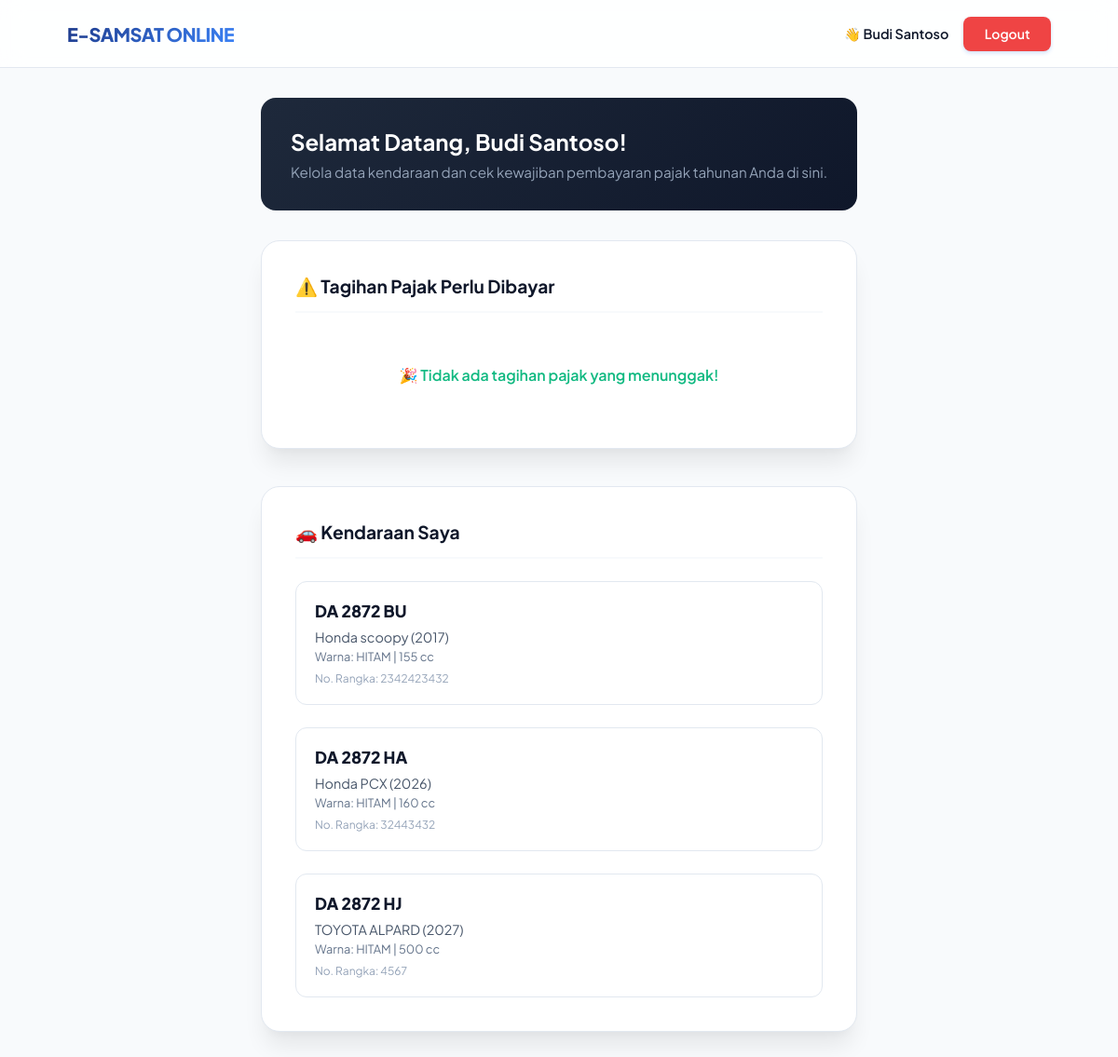
The page /user/dashboard.php (signed in) on the database its author committed.
### tables this page shows
CREATE TABLE `kendaraan` (
  `id_kendaraan` int(11) NOT NULL,
  `id_user` int(11) NOT NULL,
  `no_plat` varchar(12) NOT NULL,
  `no_rangka` varchar(50) NOT NULL,
  `no_mesin` varchar(50) NOT NULL,
  `merk` varchar(50) NOT NULL,
  `tipe` varchar(50) NOT NULL,
  `jenis_kendaraan` enum('motor','mobil','truk','bus') NOT NULL,
  `tahun_pembuatan` year(4) NOT NULL,
  `cc_kendaraan` int(5) NOT NULL,
  `warna` varchar(30) NOT NULL,
  `created_at` timestamp NOT NULL DEFAULT current_timestamp()
);

### user/dashboard.php (the view, shortened to what this page needs)
<?php
include '../config/koneksi.php';
$id_user   = $_SESSION['user_id'];
$nama_user = $_SESSION['user_nama'];
$query_kendaraan = "SELECT * FROM kendaraan WHERE id_user = '$id_user'";
$res_kendaraan   = mysqli_query($koneksi, $query_kendaraan);
$query_tagihan = "SELECT pt.*, k.no_plat, k.merk, k.tipe
                 FROM pajak_tagihan pt
                 JOIN kendaraan k ON pt.id_kendaraan = k.id_kendaraan
                 WHERE k.id_user = '$id_user' AND pt.status_tagihan = 'unpaid'
                 ORDER BY pt.tgl_jatuh_tempo ASC";
$res_tagihan = mysqli_query($koneksi, $query_tagihan);
?>
<!DOCTYPE html>
<html lang="id">
<head>
    <link rel="stylesheet" href="/PAJAK_KENDARAAN/assets/css/style.css">
</head>
<body>
    <nav class="navbar">
        <div class="logo">E-SAMSAT ONLINE</div>
        <div style="display: flex; align-items: center; gap: 1rem;">
            <span style="font-size: 0.9rem; font-weight: 600;">👋 <?= htmlspecialchars($nama_user) ?></span>
            <a href="logout.php" class="btn-login" style="background-color: #ef4444;">Logout</a>
        </div>
    </nav>
    <div style="max-width: 1100px; margin: 2rem auto; padding: 0 1.5rem;">
        <div style="background: linear-gradient(135deg, #1e293b 0%, #0f172a 100%); color: white; padding: 2rem; border-radius: 16px; margin-bottom: 2rem;">
            <h2 style="margin-bottom: 0.5rem;">Selamat Datang, <?= htmlspecialchars($nama_user) ?>!</h2>
            <p style="color: #94a3b8; font-size: 0.95rem;">Kelola data kendaraan dan cek kewajiban pembayaran pajak tahunan Anda di sini.</p>
        </div>
        <div class="card-detail" style="margin-bottom: 2.5rem;">
            <h3>⚠️ Tagihan Pajak Perlu Dibayar</h3>
            <?php if ($res_tagihan && mysqli_num_rows($res_tagihan) > 0): ?>
                <div style="overflow-x: auto; margin-top: 1rem;">
                    <table class="table-detail" style="width: 100%;">
                        <thead>
                            <tr style="text-align: left; background-color: #f8fafc; font-size: 0.85rem; color: #64748b;">
                                <th style="padding: 0.75rem;">KODE BAYAR</th>
                                <th style="padding: 0.75rem;">NO PLAT</th>
                                <th style="padding: 0.75rem;">KENDARAAN</th>
                                <th style="padding: 0.75rem;">TAHUN</th>
                                <th style="padding: 0.75rem;">JATUH TEMPO</th>
                                <th style="padding: 0.75rem;">TOTAL BAYAR</th>
                                <th style="padding: 0.75rem; text-align: center;">AKSI</th>
                            </tr>
                        </thead>
                        <tbody>
                            <?php while ($tagihan = mysqli_fetch_assoc($res_tagihan)): ?>
                                <tr>
                                    <td style="padding: 0.85rem; font-weight: 700; color: #2563eb;"><?= htmlspecialchars($tagihan['kode_bayar']) ?></td>
                                    <td style="padding: 0.85rem; font-weight: 700;"><?= htmlspecialchars($tagihan['no_plat']) ?></td>
                                    <td style="padding: 0.85rem;"><?= htmlspecialchars($tagihan['merk'] . ' ' . $tagihan['tipe']) ?></td>
                                    <td style="padding: 0.85rem;"><?= $tagihan['tahun_pajak'] ?></td>
                                    <td style="padding: 0.85rem; color: #ef4444; font-weight: 600;"><?= date('d M Y', strtotime($tagihan['tgl_jatuh_tempo'])) ?></td>
                                    <td style="padding: 0.85rem; font-weight: 800;">Rp <?= number_format($tagihan['total_bayar'], 0, ',', '.') ?></td>
                                    <td style="padding: 0.85rem; text-align: center;">
                                        <a href="pembayaran_tambah.php?id_tagihan=<?= $tagihan['id_tagihan'] ?>" class="btn-submit" style="padding: 0.4rem 1rem; font-size: 0.8rem; margin: 0; text-decoration: none; display: inline-block;">Bayar Sekarang</a>
                                    </td>
                                </tr>
                            <?php endwhile; ?>
                        </tbody>
                    </table>
                </div>
            <?php else: ?>
                <p style="text-align: center; color: #10b981; padding: 2rem 0; font-weight: 600;">🎉 Tidak ada tagihan pajak yang menunggak!</p>
            <?php endif; ?>
        </div>
        <div class="card-detail">
            <h3>🚗 Kendaraan Saya</h3>
            <?php if ($res_kendaraan && mysqli_num_rows($res_kendaraan) > 0): ?>
                <div style="display: grid; grid-template-columns: repeat(auto-fill, minmax(300px, 1fr)); gap: 1.5rem; margin-top: 1rem;">
                    <?php while ($k = mysqli_fetch_assoc($res_kendaraan)): ?>
                        <div style="border: 1px solid #e2e8f0; border-radius: 12px; padding: 1.25rem; background: #ffffff;">
                            <div style="font-size: 1.1rem; font-weight: 800; color: #0f172a; margin-bottom: 0.5rem;"><?= htmlspecialchars($k['no_plat']) ?></div>
                            <div style="font-size: 0.9rem; color: #475569; margin-bottom: 0.25rem;"><?= htmlspecialchars($k['merk'] . ' ' . $k['tipe']) ?> (<?= $k['tahun_pembuatan'] ?>)</div>
                            <div style="font-size: 0.8rem; color: #64748b; margin-bottom: 0.5rem;">Warna: <?= htmlspecialchars($k['warna']) ?> | <?= htmlspecialchars($k['cc_kendaraan']) ?> cc</div>
                            <div style="font-size: 0.75rem; color: #94a3b8;">No. Rangka: <?= htmlspecialchars($k['no_rangka']) ?></div>
                        </div>
                    <?php endwhile; ?>
                </div>
            <?php else: ?>
                <p style="text-align: center; color: #64748b; padding: 1.5rem 0;">Belum ada data kendaraan terdaftar atas nama NIK Anda.</p>
            <?php endif; ?>
        </div>
    </div>
</body>
</html>

### assets/css/style.css (style rules this page uses)
:root { --primary: #2563eb; --primary-hover: #1d4ed8; --primary-light: #eff6ff; --accent: #3b82f6; --success: #10b981; --success-bg: #ecfdf5; --danger: #ef4444; --danger-bg: #fef2f2; --bg-main: #f8fafc; --surface: #ffffff; --border: #e2e8f0; --border-focus: #93c5fd; --text-main: #0f172a; --text-muted: #64748b; --text-white: #ffffff; --radius-sm: 8px; --radius-md: 12px; --radius-lg: 20px; --shadow-sm: 0 1px 2px 0 rgba(0, 0, 0, 0.05); --shadow-md: 0 4px 6px -1px rgba(0, 0, 0, 0.07), 0 2px 4px -2px rgba(0, 0, 0, 0.05); --shadow-lg: 0 20px 25px -5px rgba(0, 0, 0, 0.08), 0 8px 10px -6px rgba(0, 0, 0, 0.03); --shadow-xl: 0 25px 50px -12px rgba(15, 23, 42, 0.25); --transition: all 0.25s cubic-bezier(0.4, 0, 0.2, 1); }
* { box-sizing: border-box; margin: 0; padding: 0; font-family: 'Plus Jakarta Sans', -apple-system, BlinkMacSystemFont, sans-serif; -webkit-font-smoothing: antialiased; }
body { background-color: var(--bg-main); color: var(--text-main); min-height: 100vh; display: flex; flex-direction: column; }
.navbar { display: flex; justify-content: space-between; align-items: center; background-color: rgba(255, 255, 255, 0.85); backdrop-filter: blur(12px); -webkit-backdrop-filter: blur(12px); padding: 1.1rem 6%; border-bottom: 1px solid var(--border); position: sticky; top: 0; z-index: 100; }
.navbar .logo { font-size: 1.25rem; font-weight: 800; background: linear-gradient(135deg, #1e3a8a 0%, #3b82f6 100%); background-clip: text; -webkit-background-clip: text; -webkit-text-fill-color: transparent; letter-spacing: -0.5px; }
.navbar .btn-login { background-color: var(--primary); color: var(--text-white); padding: 0.6rem 1.4rem; text-decoration: none; border-radius: var(--radius-sm); font-weight: 600; font-size: 0.875rem; box-shadow: 0 2px 4px rgba(37, 99, 235, 0.2); transition: var(--transition); }
.card-detail { background: var(--surface); border-radius: var(--radius-lg); padding: 2.25rem; box-shadow: var(--shadow-lg); border: 1px solid var(--border); }
.card-detail h3 { border-bottom: 2px solid var(--bg-main); padding-bottom: 0.85rem; margin-bottom: 1.5rem; color: var(--text-main); font-size: 1.2rem; font-weight: 700; }

### rows shown on the page
kendaraan: no_plat "DA 2872 BU", merk+tipe "Honda scoopy", tahun_pembuatan "2017", warna "HITAM", cc_kendaraan "155", no_rangka "2342423432"
kendaraan: no_plat "DA 2872 HA", merk+tipe "Honda PCX", tahun_pembuatan "2026", warna "HITAM", cc_kendaraan "160", no_rangka "32443432"
kendaraan: no_plat "DA 2872 HJ", merk+tipe "TOYOTA ALPARD", tahun_pembuatan "2027", warna "HITAM", cc_kendaraan "500", no_rangka "4567"

### other values the page prints
$nama_user "Budi Santoso"
